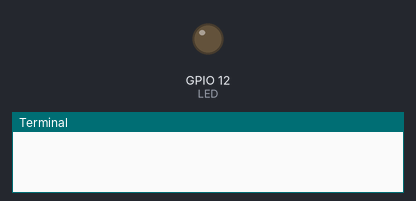
The program below on a simulated Raspberry Pi (BCM pin numbers). Shown: output pins drawn as LEDs (lit = HIGH), the last lines printed to the terminal. At 1.0 s the program stops and its outputs stay as they are.

Above: at 0.1 s.
At 0.6 s:
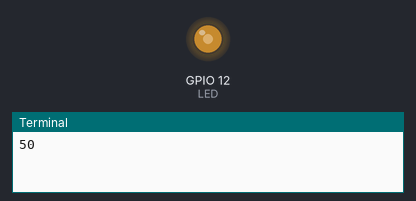
Timing chart, 0 to 2.5 s (numbered marks = the images above):
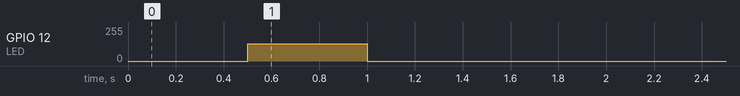

The program:

3_LED_PWM.py
```python
import RPi.GPIO as GPIO #외부포트를 설정
import time # 시간함수(지연시간을 설정할 때 사용하는 함수)
LED = 12
a=0 #duty cycle 0%
GPIO .setmode(GPIO.BCM)# BCM타입을 사용한다고 지정
GPIO .setup(LED, GPIO.OUT)# OUTPUT MODE
pwm=GPIO.PWM(LED,5000) #
pwm.start(0) #0% output start

try:

      while a < 100:
            pwm.ChangeDutyCycle(a) # pwm signal
            time.sleep(0.5) #delay 0.5 second
            a+=50
            print(a)
            if a==100:
                  GPIO.cleanup()#GPIO port close
                  #pwm.stop()
except KeyboardInterrupt:
      pwm.stop()# pwm stop[Ctrl+c]
      GPIO.cleanup()#GPIO port close
```

Measured:
- by itself, GPIO 12 (LED): 0/255 → 128/255 at 0.50 s, → 0/255 0.50 s later
